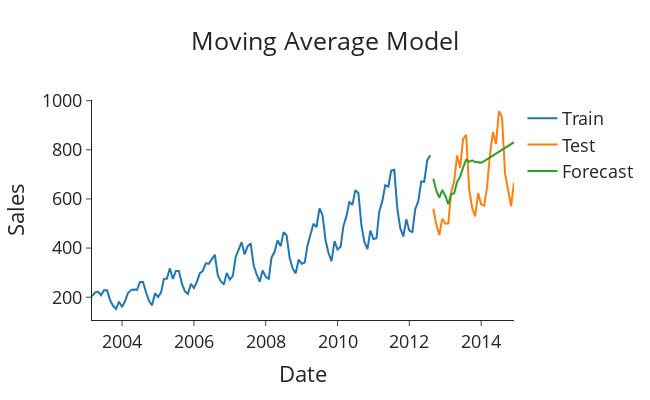

The notebook cell this image was saved under:
### Code cell
transformed_forecasts_ma =list(model_ma.forecast(steps=len(test_ma)))
boxcox_forecasts_ma = []
for idx_ma in range(len(test_ma)):
    if idx_ma==0:
        boxcox_forecast_ma = transformed_forecasts_ma[idx_ma]+train_ma['Number_Trucks_Sold_boxcox'].iloc[-1]
    else:
        boxcox_forecast_ma = transformed_forecasts_ma[idx_ma]+boxcox_forecasts_ma[idx_ma-1]
    
    boxcox_forecasts_ma.append(boxcox_forecast_ma)

forecasts_ma=inv_boxcox(boxcox_forecasts_ma,lam)


def plot_forecasts_ma(forecasts_ma: list[float],title: str) -> None:
    """Function to plot the forecasts."""
    fig = go.Figure()
    fig.add_trace(go.Scatter(x=train_ma['Month-Year'], y=train_ma['Number_Trucks_Sold'], name= 'Train'))
    fig.add_trace(go.Scatter(x=test_ma['Month-Year'], y=test_ma['Number_Trucks_Sold'], name='Test'))
    fig.add_trace(go.Scatter(x=test_ma['Month-Year'], y=forecasts_ma, name='Forecast'))
    fig.update_layout(template="simple_white", font=dict(size=18), title_text=title,
                      width=650, title_x=0.5, height=400, xaxis_title='Date', yaxis_title='Sales')
    return fig.show()

# Plot the forecasts
plot_forecasts_ma(forecasts_ma, 'Moving Average Model')
